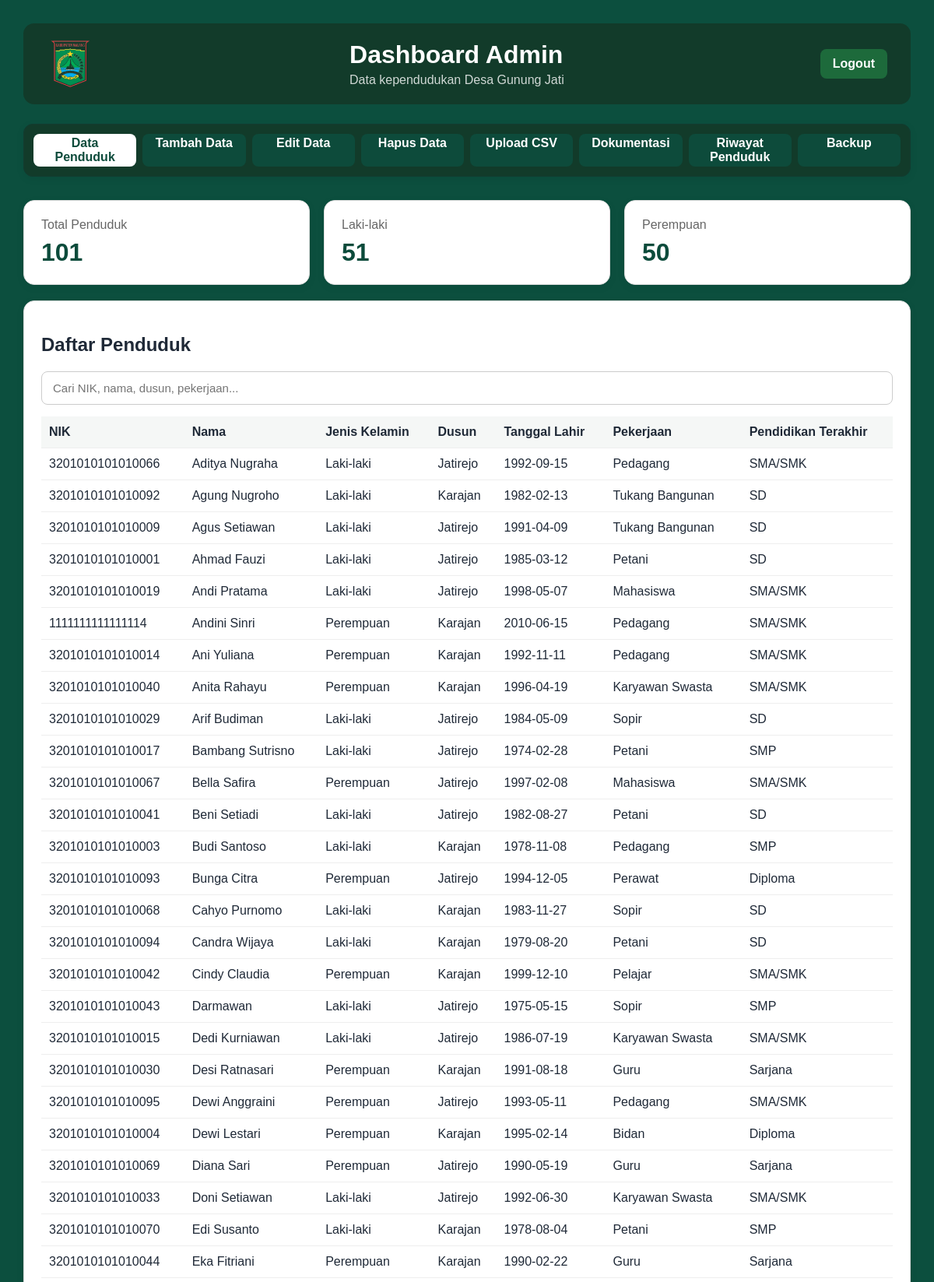
The page /admin (signed in, upper part) on the database its author committed.
### app/models.py (models this page shows)
class Resident(db.Model):
    __tablename__ = "resident"
    id = db.Column(db.Integer, primary_key=True)
    nik = db.Column(db.String(20), unique=True, nullable=False)
    nama = db.Column(db.String(150), nullable=False)
    jenis_kelamin = db.Column(db.String(20), nullable=False)
    dusun = db.Column(db.String(50), nullable=False)
    tanggal_lahir = db.Column(db.String(20), nullable=True)
    pekerjaan = db.Column(db.String(100), nullable=True)
    pendidikan = db.Column(db.String(50), nullable=True)

### app/routes.py (the view)
@main.route("/admin")
@login_required
def admin():
    sync_current_year()
    residents = Resident.query.order_by(
        Resident.nama.asc()
    ).all()
    total = Resident.query.count()
    laki_laki = Resident.query.filter_by(
        jenis_kelamin="Laki-laki"
    ).count()
    perempuan = Resident.query.filter_by(
        jenis_kelamin="Perempuan"
    ).count()
    return render_template(
        "admin/data_penduduk.html",
        residents=residents,
        total=total,
        laki_laki=laki_laki,
        perempuan=perempuan
    )

### app/__init__.py (called while the page is built)
@login_manager.user_loader
def load_user(user_id):
    return db.session.get(User, int(user_id))

### app/ml.py (called while the page is built)
def sync_current_year():
    tahun_sekarang = datetime.now().year
    jumlah_penduduk = Resident.query.count()
    history = PopulationHistory.query.filter_by(
        tahun=tahun_sekarang
    ).first()
    if history:
        history.jumlah = jumlah_penduduk
    else:
        history = PopulationHistory(
            tahun=tahun_sekarang,
            jumlah=jumlah_penduduk
        )
        db.session.add(history)
    db.session.commit()

### app/templates/admin/data_penduduk.html (shortened to what this page needs)
{% extends "base.html" %}
{% block content %}
<div class="admin-container">
    <div class="admin-header">
        <div class="admin-brand">
        <img
            src="{{ url_for('static', filename='images/logo_desa.png') }}"
            alt="Logo Desa"
            class="admin-logo"
        >
        </div>
        <div>
            <h1>Dashboard Admin</h1>
            <p>Data kependudukan Desa Gunung Jati</p>
        </div>
        <a
            href="{{ url_for('auth.logout') }}"
            class="btn-admin btn-secondary"
        >
            Logout
        </a>
    </div>
    <nav class="admin-nav">
        <a style="background: #ffffff; color: #0d4b3b;" href="{{ url_for('main.admin') }}">
            Data Penduduk
        </a>
        <a style="background: #0d4b3b; color: white;" href="{{ url_for('main.admin_tambah') }}">
            Tambah Data
        </a>
        <a style="background: #0d4b3b; color: white;" href="{{ url_for('main.admin_edit') }}">
            Edit Data
        </a>
        <a style="background: #0d4b3b; color: white;" href="{{ url_for('main.admin_hapus') }}">
            Hapus Data
        </a>
        <a style="background: #0d4b3b; color: white;" href="{{ url_for('main.admin_import') }}">
            Upload CSV
        </a>
        <a style="background: #0d4b3b; color: white;" href="{{ url_for('main.admin_dokumentasi') }}">
            Dokumentasi
        </a>
        <a style="background: #0d4b3b; color: white;" href="{{ url_for('main.admin_riwayat') }}">
            Riwayat Penduduk
        </a>
        <a style="background: #0d4b3b; color: white;" href="{{ url_for('main.backup') }}">
            Backup
        </a>
    </nav>
    <div class="stats-grid">
        <div class="stat-card">
            <div class="label">
                Total Penduduk
            </div>
            <div class="number">
                {{ total }}
            </div>
        </div>
        <div class="stat-card">
            <div class="label">
                Laki-laki
            </div>
            <div class="number">
                {{ laki_laki }}
            </div>
        </div>
        <div class="stat-card">
            <div class="label">
                Perempuan
            </div>
            <div class="number">
                {{ perempuan }}
            </div>
        </div>
    </div>
    <div class="card">
        <h2>
            Daftar Penduduk
        </h2>
        <input
            type="text"
            id="search-penduduk"
            class="search-box"
            placeholder="Cari NIK, nama, dusun, pekerjaan..."
            onkeyup="filterTable(
                'search-penduduk',
                'tabel-penduduk'
            )"
        >
        <div class="table-wrapper">
            <table id="tabel-penduduk">
                <thead>
                    <tr>
                        <th>NIK</th>
                        <th>Nama</th>
                        <th>Jenis Kelamin</th>
                        <th>Dusun</th>
                        <th>Tanggal Lahir</th>
                        <th>Pekerjaan</th>
                        <th>Pendidikan Terakhir</th>
                    </tr>
                </thead>
                <tbody>
                    {% for resident in residents %}
                    <tr>
                        <td>
                            {{ resident.nik }}
                        </td>
                        <td>
                            {{ resident.nama }}
                        </td>
                        <td>
                            {{ resident.jenis_kelamin }}
                        </td>
                        <td>
                            {{ resident.dusun }}
                        </td>
                        <td>
                            {{ resident.tanggal_lahir }}
                        </td>
                        <td>
                            {{ resident.pekerjaan }}
                        </td>
                        <td>
                            {{ resident.pendidikan }}
                        </td>
                    </tr>
                    {% else %}
                    <tr>
                        <td colspan="7">
                            Belum ada data penduduk.
                        </td>
                    </tr>
                    {% endfor %}
                </tbody>
            </table>
        </div>
    </div>
</div>
{% endblock %}

### app/static/css/admin.css (style rules this page uses)
* { box-sizing: border-box; }
body { margin: 0; font-family: Arial, Helvetica, sans-serif; background: #0c4f3e; color: #1f2937; }
a { text-decoration: none; }
.admin-container { max-width: 1400px; margin: 0 auto; padding: 30px; }
.admin-header { display: flex; justify-content: space-between; align-items: center; gap: 20px; margin-bottom: 25px; background: #123b2a; color: white; padding: 22px 30px; border-radius: 14px; }
.admin-header h1 { margin: 0 0 5px; }
.admin-header p { margin: 0; opacity: 0.8; }
.admin-brand { display: flex; align-items: center; gap: 15px; }
.admin-logo { width: 60px; height: 60px; object-fit: contain; flex-shrink: 0; }
.admin-nav { position: sticky; top: 0; z-index: 20; display: flex; flex-wrap: wrap; gap: 8px; padding: 12px; margin-bottom: 30px; background: #123b2a; border: 1px solid #123b30; border-radius: 12px; box-shadow: 0 3px 12px rgba(0, 0, 0, 0.06); }
.admin-nav a { flex: 1; text-align: center; justify-content: center; align-items: center; padding: 3px 8px; border-radius: 8px; font-weight: 600; }
.stats-grid { display: grid; grid-template-columns: repeat(3, minmax(0, 1fr)); gap: 18px; margin-bottom: 20px; }
.stat-card { background: #ffffff; border: 1px solid #ddd; border-radius: 14px; padding: 22px; box-shadow: 0 3px 12px rgba(0, 0, 0, 0.05); }
.stat-card .label { color: #666; margin-bottom: 8px; }
.stat-card .number { font-size: 32px; font-weight: 700; color: #0c4b3b; }
.card { background: white; border: 1px solid #ddd; border-radius: 14px; padding: 22px; margin-bottom: 20px; box-shadow: 0 3px 12px rgba(0, 0, 0, 0.05); }
.search-box { width: 100%; padding: 12px 14px; border: 1px solid #ccc; border-radius: 8px; margin-bottom: 15px; font-size: 15px; }
.table-wrapper { overflow-x: auto; }
table { width: 100%; border-collapse: collapse; }
th, td { padding: 11px 10px; border-bottom: 1px solid #eee; text-align: left; white-space: nowrap; }
th { background: #f5f7f6; }
.btn-admin { display: inline-block; border: none; border-radius: 8px; padding: 10px 16px; background: #0d4b3b; color: white; cursor: pointer; text-decoration: none; font-weight: 600; }
.btn-secondary { background: #1d6a3b; }

### rows shown on the page
Resident: nik "3201010101010066", nama "Aditya Nugraha", jenis_kelamin "Laki-laki", dusun "Jatirejo", tanggal_lahir "1992-09-15", pekerjaan "Pedagang", pendidikan "SMA/SMK"
Resident: nik "3201010101010092", nama "Agung Nugroho", jenis_kelamin "Laki-laki", dusun "Karajan", tanggal_lahir "1982-02-13", pekerjaan "Tukang Bangunan", pendidikan "SD"
Resident: nik "3201010101010009", nama "Agus Setiawan", jenis_kelamin "Laki-laki", dusun "Jatirejo", tanggal_lahir "1991-04-09", pekerjaan "Tukang Bangunan", pendidikan "SD"
Resident: nik "3201010101010001", nama "Ahmad Fauzi", jenis_kelamin "Laki-laki", dusun "Jatirejo", tanggal_lahir "1985-03-12", pekerjaan "Petani", pendidikan "SD"
Resident: nik "3201010101010019", nama "Andi Pratama", jenis_kelamin "Laki-laki", dusun "Jatirejo", tanggal_lahir "1998-05-07", pekerjaan "Mahasiswa", pendidikan "SMA/SMK"
Resident: nik "1111111111111114", nama "Andini Sinri", jenis_kelamin "Perempuan", dusun "Karajan", tanggal_lahir "2010-06-15", pekerjaan "Pedagang", pendidikan "SMA/SMK"
Resident: nik "3201010101010014", nama "Ani Yuliana", jenis_kelamin "Perempuan", dusun "Karajan", tanggal_lahir "1992-11-11", pekerjaan "Pedagang", pendidikan "SMA/SMK"
Resident: nik "3201010101010040", nama "Anita Rahayu", jenis_kelamin "Perempuan", dusun "Karajan", tanggal_lahir "1996-04-19", pekerjaan "Karyawan Swasta", pendidikan "SMA/SMK"
Resident: nik "3201010101010029", nama "Arif Budiman", jenis_kelamin "Laki-laki", dusun "Jatirejo", tanggal_lahir "1984-05-09", pekerjaan "Sopir", pendidikan "SD"
Resident: nik "3201010101010017", nama "Bambang Sutrisno", jenis_kelamin "Laki-laki", dusun "Jatirejo", tanggal_lahir "1974-02-28", pekerjaan "Petani", pendidikan "SMP"
Resident: nik "3201010101010067", nama "Bella Safira", jenis_kelamin "Perempuan", dusun "Jatirejo", tanggal_lahir "1997-02-08", pekerjaan "Mahasiswa", pendidikan "SMA/SMK"
Resident: nik "3201010101010041", nama "Beni Setiadi", jenis_kelamin "Laki-laki", dusun "Jatirejo", tanggal_lahir "1982-08-27", pekerjaan "Petani", pendidikan "SD"
Resident: nik "3201010101010003", nama "Budi Santoso", jenis_kelamin "Laki-laki", dusun "Karajan", tanggal_lahir "1978-11-08", pekerjaan "Pedagang", pendidikan "SMP"
Resident: nik "3201010101010093", nama "Bunga Citra", jenis_kelamin "Perempuan", dusun "Jatirejo", tanggal_lahir "1994-12-05", pekerjaan "Perawat", pendidikan "Diploma"
Resident: nik "3201010101010068", nama "Cahyo Purnomo", jenis_kelamin "Laki-laki", dusun "Karajan", tanggal_lahir "1983-11-27", pekerjaan "Sopir", pendidikan "SD"
Resident: nik "3201010101010094", nama "Candra Wijaya", jenis_kelamin "Laki-laki", dusun "Karajan", tanggal_lahir "1979-08-20", pekerjaan "Petani", pendidikan "SD"
Resident: nik "3201010101010042", nama "Cindy Claudia", jenis_kelamin "Perempuan", dusun "Karajan", tanggal_lahir "1999-12-10", pekerjaan "Pelajar", pendidikan "SMA/SMK"
Resident: nik "3201010101010043", nama "Darmawan", jenis_kelamin "Laki-laki", dusun "Jatirejo", tanggal_lahir "1975-05-15", pekerjaan "Sopir", pendidikan "SMP"
Resident: nik "3201010101010015", nama "Dedi Kurniawan", jenis_kelamin "Laki-laki", dusun "Jatirejo", tanggal_lahir "1986-07-19", pekerjaan "Karyawan Swasta", pendidikan "SMA/SMK"
Resident: nik "3201010101010030", nama "Desi Ratnasari", jenis_kelamin "Perempuan", dusun "Karajan", tanggal_lahir "1991-08-18", pekerjaan "Guru", pendidikan "Sarjana"
Resident: nik "3201010101010095", nama "Dewi Anggraini", jenis_kelamin "Perempuan", dusun "Jatirejo", tanggal_lahir "1993-05-11", pekerjaan "Pedagang", pendidikan "SMA/SMK"
Resident: nik "3201010101010004", nama "Dewi Lestari", jenis_kelamin "Perempuan", dusun "Karajan", tanggal_lahir "1995-02-14", pekerjaan "Bidan", pendidikan "Diploma"
Resident: nik "3201010101010069", nama "Diana Sari", jenis_kelamin "Perempuan", dusun "Jatirejo", tanggal_lahir "1990-05-19", pekerjaan "Guru", pendidikan "Sarjana"
Resident: nik "3201010101010033", nama "Doni Setiawan", jenis_kelamin "Laki-laki", dusun "Jatirejo", tanggal_lahir "1992-06-30", pekerjaan "Karyawan Swasta", pendidikan "SMA/SMK"
Resident: nik "3201010101010070", nama "Edi Susanto", jenis_kelamin "Laki-laki", dusun "Karajan", tanggal_lahir "1978-08-04", pekerjaan "Petani", pendidikan "SMP"
Resident: nik "3201010101010044", nama "Eka Fitriani", jenis_kelamin "Perempuan", dusun "Karajan", tanggal_lahir "1990-02-22", pekerjaan "Guru", pendidikan "Sarjana"

### other values the page prints
{{ total }} "101"
{{ laki_laki }} "51"
{{ perempuan }} "50"
